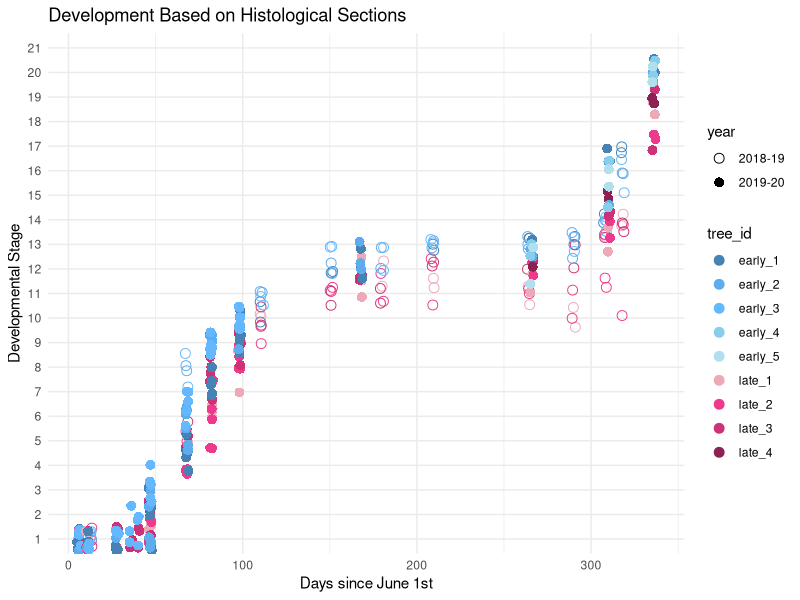

Generate this figure with R: (Note: this script raises an error after producing the figure.)
#########Plotting the sectioning staging for 2018-2019, and 2019-2020

setwd("/Users/Goeckeritz/Desktop/Desktop - Charity’s MacBook Pro/cherry_stuff_Charity/Pop4_bloomtime_PAPER/stages/")

library(ggplot2)
library(tidyverse)
library(dplyr)
library(tibble)

#the dataaaaa
#real simple -- i wanna make a plot with both years on it, as well as separate years. 
#do year as shape, and different shades of blue for earlies and different shades of pink for lates. 
#update 11/1/2023 - Rebecca recommended doing a Mann-Whitney test fo our discrete staging data. Data can't be
#normal since it's discrete. We do have an ordinal measurement scale too. https://www.statisticssolutions.com/free-resources/directory-of-statistical-analyses/mann-whitney-u-test/ 

data <- read.table("staging_cherry_data.txt", header=TRUE, stringsAsFactors = FALSE)
str(data)

data <- data %>%
  select(year, julian_day, Julian_days_since_Jun_1st, bloom_group, individual, stage)

str(data)

data$year = as.factor(data$year)
data$bloom_group = as.factor(data$bloom_group)
data$individual = as.factor(data$individual)
data$stage = ordered(as.factor(data$stage))
levels(data$stage)
is.ordered(data$stage)
data$stage_numeric = as.numeric(as.character(data$stage))
data$tree_id = as.factor(paste(data$bloom_group, data$individual, sep="_"))

str(data)
levels(data$tree_id)

#both years
ggplot(data, aes(Julian_days_since_Jun_1st, stage, color=tree_id, shape=year)) +
  geom_point(position=position_jitter(w=1, h=0.5),size=3)+
  ggtitle("Development Based on Histological Sections") +
  xlab("Days since June 1st") +
  ylab("Developmental Stage") + 
  scale_color_manual(values=c("steelblue", "steelblue2", "steelblue1", "skyblue", "lightblue2", "pink2", "violetred2", "violetred3", "violetred4")) +
  scale_shape_manual(values=c(1,16)) +
  theme_minimal()

ggplot(data=data, aes(Julian_days_since_Jun_1st, stage, color=tree_id)+
               geom_point(position=position_jitter(w=1, h=0.5),size=3))+
               ggtitle("Development Based on Histological Sections") +
               xlab("Days since June 1st") +
               ylab("Developmental Stage") + 
               scale_color_manual(values=c("steelblue", "steelblue2", "steelblue1", "skyblue", "lightblue2", "pink2", "violetred2", "violetred3", "violetred4")) +
               scale_shape_manual(values=c(1,16)) +
               theme_minimal()

data_2018 = data %>%
  dplyr::filter(data$year!="2019-20")

data_2019 = data %>%
  dplyr::filter(data$year!="2018-19")

ggplot(data_2018, aes(Julian_days_since_Jun_1st, stage, color=tree_id, shape=tree_id))+
  geom_point(position=position_jitter(w=2, h=0.2),size=4.5, stroke=1)+
  ggtitle("Development Based on Histological Sections (2018-19)") +
  xlab("Days since June 1st, 2018") +
  ylab("Developmental Stage") + 
  scale_color_manual(values=c("steelblue", "steelblue2", "steelblue1", "pink2", "violetred2", "violetred3"), labels=c("early_1" = "Early 1", "early_2"="Early 2", "early_3"="Early 3", "late_1" = "Late 1", "late_2" = "Late 2", "late_3" = "Late 3"), name = "Bloom Group") +
  scale_shape_manual(values=c(0, 0, 0, 1, 1, 1), labels=c("early_1" = "Early 1", "early_2"="Early 2", "early_3"="Early 3", "late_1" = "Late 1", "late_2" = "Late 2", "late_3" = "Late 3"), name = "Bloom Group") +
  scale_x_continuous(limits=c(0, 350), breaks=c(0,30,61,92,122,153,183,214,245,273,304,334),labels=c("Jun", "Jul", "Aug", "Sep", "Oct","Nov","Dec", "Jan", "Feb", "Mar", "Apr","May")) +
  scale_y_discrete(limits=c("0","1","2","3","4","5","6","7","8","9","10","11","12","13","14","15","16","17","18","19","20","21"), breaks=c("0","1","2","3","4","5","6","7","8","9","10","11","12","13","14","15","16","17","18","19","20","21"), labels=c("","","2","","4","","6","","8","","10","","12","","14","","16","","18","","20",""))+
  theme_minimal()+
  theme(axis.title.x=element_text(face="bold", size=18)) + theme(axis.title.y=element_text(face="bold", size=18)) + theme(legend.title = element_text(face="bold", size=18)) + theme(legend.text = element_text(size=15, face="bold")) + 
  theme(axis.text.x = element_text(hjust = 0.5, size = 15, face="bold"), axis.text.y=element_text(size=15, face="bold"), title=element_text(size=15, face="bold"))


ggplot(data_2019, aes(Julian_days_since_Jun_1st, stage, color=tree_id, shape=tree_id))+
  geom_point(position=position_jitter(w=2, h=0.2),size=4.5, stroke=1)+
  ggtitle("Development Based on Histological Sections (2019-20)") +
  xlab("Days since June 1st, 2019") +
  ylab("Developmental Stage") + 
  scale_color_manual(values=c("steelblue", "steelblue2", "steelblue1", "skyblue", "lightblue2", "pink2", "violetred2", "violetred3", "violetred4"), labels=c("early_1" = "Early 1", "early_2"="Early 2", "early_3"="Early 3", "early_4"= "Early 4", "early_5" = "Early 5", "late_1" = "Late 1", "late_2" = "Late 2", "late_3" = "Late 3", "late_4" = "Late 4"), name = "Bloom Group") +
  scale_shape_manual(values=c(0, 0, 0, 0, 0, 1, 1, 1, 1), labels=c("early_1" = "Early 1", "early_2"="Early 2", "early_3"="Early 3", "early_4"= "Early 4", "early_5" = "Early 5", "late_1" = "Late 1", "late_2" = "Late 2", "late_3" = "Late 3", "late_4" = "Late 4"), name = "Bloom Group") +
  scale_x_continuous(limits=c(0, 350), breaks=c(0,30,61,92,122,153,183,214,245,273,304,334),labels=c("Jun", "Jul", "Aug", "Sep", "Oct","Nov","Dec", "Jan", "Feb", "Mar", "Apr","May")) +
  scale_y_discrete(limits=c("0","1","2","3","4","5","6","7","8","9","10","11","12","13","14","15","16","17","18","19","20","21"), breaks=c("0","1","2","3","4","5","6","7","8","9","10","11","12","13","14","15","16","17","18","19","20","21"), labels=c("","","2","","4","","6","","8","","10","","12","","14","","16","","18","","20",""))+
  theme_minimal()+
  theme(axis.title.x=element_text(face="bold", size=18)) + theme(axis.title.y=element_text(face="bold", size=18)) + theme(legend.title = element_text(face="bold", size=18)) + theme(legend.text = element_text(size=15, face="bold")) + 
  theme(axis.text.x = element_text(hjust = 0.5, size = 15, face="bold"), axis.text.y=element_text(size=15, face="bold"), title=element_text(size=15, face="bold"))


##Mann-Whitney tests by date...

#2018-2019:
#Goal: at pre-dormancy dates, do early stages and late stages come from the same distribution? I.e.,
#are they statistically different from one another? Not sure I can do Nesting here. Found this: https://rdrr.io/cran/nestedRanksTest/man/nestedRanksTest.html
#But I might blow the code up if I use an ordinal dependent. The description seems to fit the data.

#we'll test dates 220, 263, and 303.(August 8, Sep 20, Oct 30) --- Excluding Jun14 cuz... duh, they're all at the same stage. 

Aug8_2018 = data_2018 %>%
  dplyr::filter(data_2018$julian_day==220)

Sept20_2018 = data_2018 %>%
  dplyr::filter(data_2018$julian_day==263)

Oct30_2018 = data_2018 %>%
  dplyr::filter(data_2018$julian_day==303)

Nov28_2018 = data_2018 %>%
  dplyr::filter(data_2018$julian_day==332)

###

Jul18_2019 = data_2019 %>%
  dplyr::filter(data_2019$julian_day==199)

Aug8_2019 = data_2019 %>%
  dplyr::filter(data_2019$julian_day==220)

Aug22_2019 = data_2019 %>%
  dplyr::filter(data_2019$julian_day==234)

Sep7_2019 = data_2019 %>%
  dplyr::filter(data_2019$julian_day==250)

Nov16_2019 = data_2019 %>%
  dplyr::filter(data_2019$julian_day==320)

#After some discussion with Andrea, we decided -- although it's not optimal -- that we'd treat each flower bud as an independent observation for 
#each bloom group, because there isn't an easy way with the Mann-Whitney test to control for the random effect of each tree. 
#The only other option I could come up with was test the medians of each tree for each date... but that would completely destroy my
#statistical power, to the point that it's likely not worth to do. 

#so, we'll do it as described and consider a bonferroni correction for multiple tests. Let's start with 2018-19
#We've 4 dates to test: 
#Aug8, Sep20, and Oct30

#Then we'll do 2019-2020. We have X dates to test:
#Jul18, Aug8, Aug22, Sep9, Nov13

#Question... do I have to coerce my ordinal data into an integer? Is that... okay??
#"While both are nonparametric and involve summation of ranks, the Wilcoxon signed-rank test requires that the data is paired while the Wilcoxon rank-sum test is used for unpaired data."
#https://en.wikipedia.org/wiki/Talk:Wilcoxon_signed-rank_test#Ordinal_data

#this example seems pretty similar to mine, and these guys just willy nilly start treating the data as numeric
#with no EFFING EXPLANATION: https://rcompanion.org/handbook/F_04.html
#Lord of all statistics, WHY???
#In general I can say that there is some numerical value to the stagings, sure -- 1 < 2 < 3.... etc.
#But I'm definitely not confident about saying the difference between 1 and 2 is the same as the difference between 2 and 3. 
#I'll treat it as numeric and consult the co-authors. 

install.packages("coin")

str(Aug8_2018)

##For 2018-2019 pre-dormancy season: 

wilcox.test(stage_numeric ~ bloom_group, data=Aug8_2018) ## uncorrected p-value: 0.02747 ||| Bonferroni corrected p-value: 0.247
wilcox.test(stage_numeric ~ bloom_group, data=Sept20_2018) ## uncorrected p-value: 0.007526 ||| Bonferroni corrected p-value: 0.0677
wilcox.test(stage_numeric ~ bloom_group, data=Oct30_2018) ## uncorrected p-value: 0.008678 ||| Bonferroni corrected p-value: 0.0781
wilcox.test(stage_numeric ~ bloom_group, data=Nov28_2018) ## uncorrected p-value: 0.03015 ||| Bonferroni corrected p-value: 0.271

##For 2019-2020 pre-dormancy season:

wilcox.test(stage_numeric ~ bloom_group, data=Jul18_2019) ## uncorrected p-value: 0.09426 ||| Bonferroni corrected p-value: 0.84
wilcox.test(stage_numeric ~ bloom_group, data=Aug8_2019) ## uncorrected p-value: 0.005488 ||| Bonferroni corrected p-value: 0.0494
wilcox.test(stage_numeric ~ bloom_group, data=Aug22_2019) ## uncorrected p-value: 0.00001996 ||| Bonferroni corrected p-value: 0.00018
wilcox.test(stage_numeric ~ bloom_group, data=Sep7_2019) ## uncorrected p-value: 0.00007961 ||| Bonferroni corrected p-value: 0.000716
wilcox.test(stage_numeric ~ bloom_group, data=Nov16_2019) ## uncorrected p-value: 0.1138 ||| Bonferroni corrected p-value: 1


#There are 9 total tests.. so a classical Bonferroni would be to simply multiply all p-values by 9. 
#unsure if this will make it into the manuscript yet. 














             




